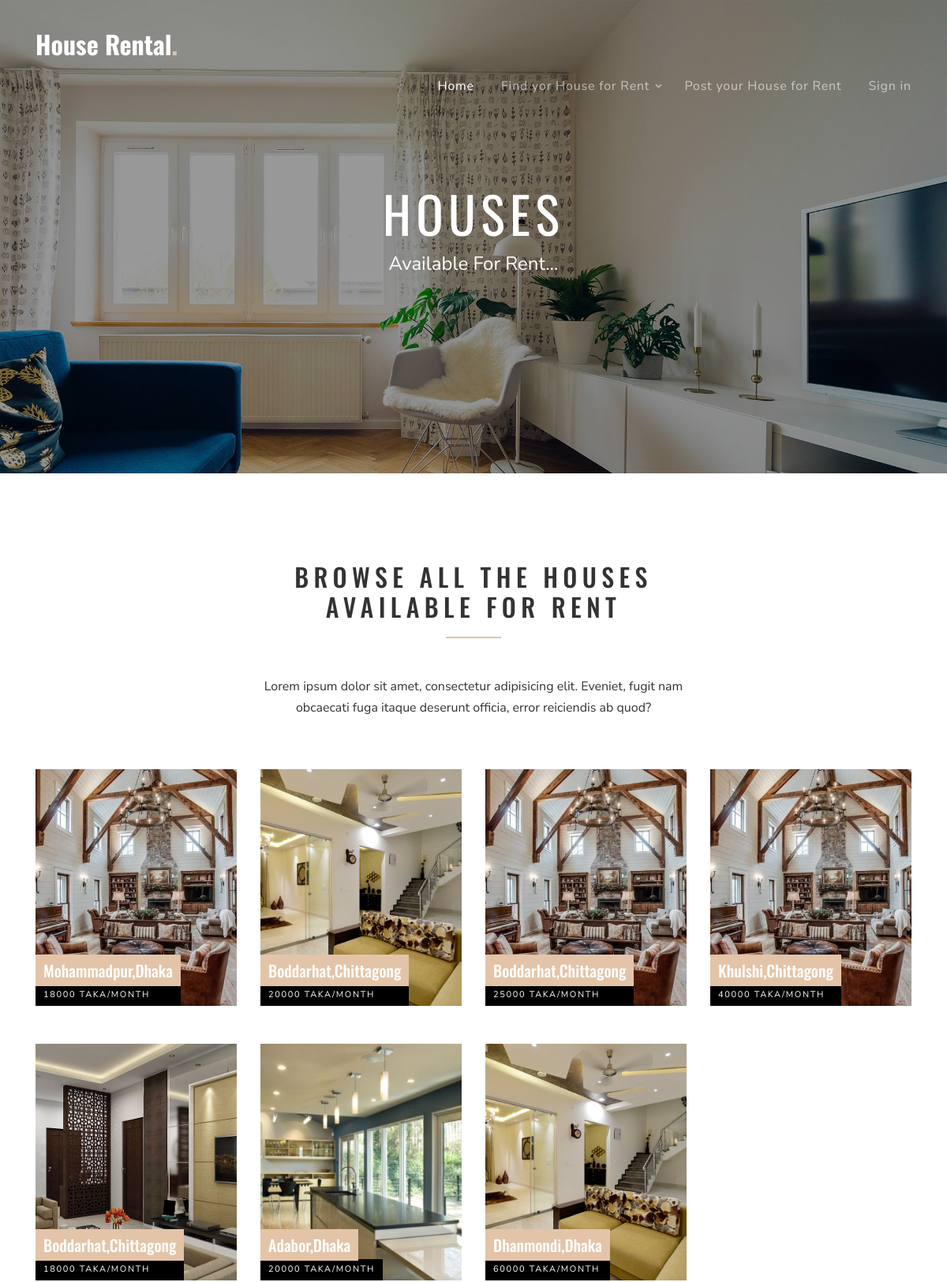
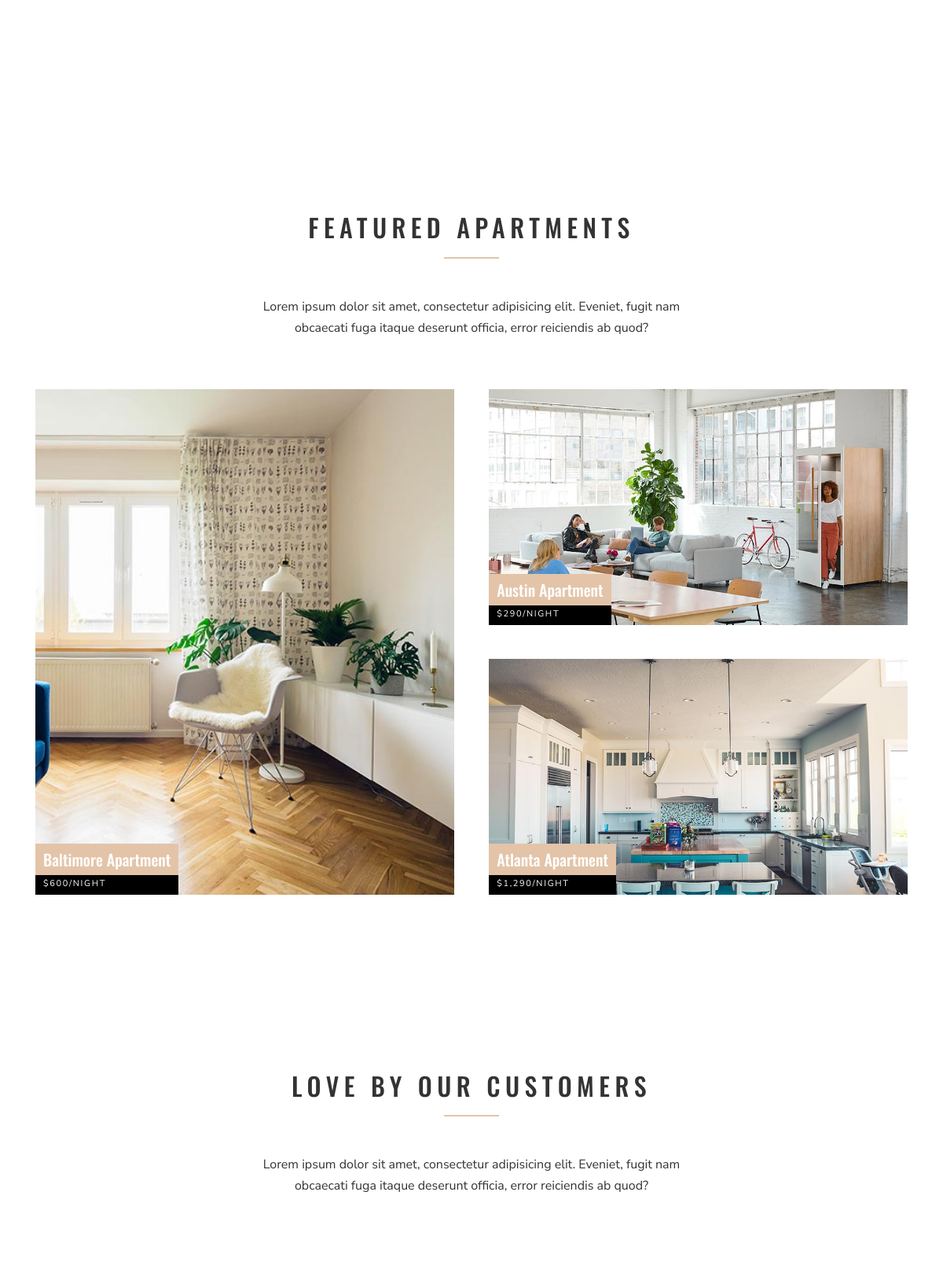
The page /houses.php (upper part) on the database its author committed (2 pictures, top to bottom).
### tables this page shows
CREATE TABLE `house_for_rent` (
  `house_id` int(255) NOT NULL,
  `owner_id` int(255) NOT NULL,
  `size` int(255) NOT NULL,
  `bedrooms` int(255) NOT NULL,
  `livingrooms` varchar(255) NOT NULL,
  `dining` varchar(255) NOT NULL,
  `servant_room` varchar(255) NOT NULL,
  `kitchen` int(255) NOT NULL,
  `parking` varchar(255) NOT NULL,
  `attach_bath` varchar(255) NOT NULL,
  `common_bath` int(255) NOT NULL,
  `balcony` int(255) NOT NULL,
  `floor_type` varchar(255) NOT NULL,
  `Level` varchar(255) NOT NULL,
  `direction` varchar(10) NOT NULL,
  `rent` int(255) NOT NULL,
  `service_charge` int(255) NOT NULL,
  `advance` int(255) NOT NULL,
  `description` varchar(10000) NOT NULL,
  `city` varchar(100) NOT NULL,
  `area` varchar(100) NOT NULL,
  `address` varchar(2555) NOT NULL,
  `renting_status` varchar(10) NOT NULL,
  `img1` varchar(255) NOT NULL,
  `img2` varchar(255) NOT NULL,
  `img3` varchar(255) NOT NULL,
  `img4` varchar(255) NOT NULL,
  `img5` varchar(255) NOT NULL
);

### houses.php (the view, shortened to what this page needs)
<?php
include './includes/header.php';
$sql = "SELECT house_id, img1, rent, city, Area FROM house_for_rent";
$query = mysqli_query($db, $sql);
$result = mysqli_fetch_all($query, MYSQLI_ASSOC);
?>
    <div class="site-blocks-cover inner-page-cover overlay" style="background-image: url('images/hero_bg_1.jpg');"
    data-aos="fade" data-stellar-background-ratio="0.5" data-aos="fade">
    <div class="container">
      <div class="row align-items-center justify-content-center">
        <div class="col-md-7 text-center" data-aos="fade-up" data-aos-delay="400">
          <h1 class="text-white">Houses</h1>
          <p>Available For Rent...</p>
        </div>
      </div>
    </div>
  </div>
    <div class="site-section">
      <div class="container">
        <div class="row">
          <div class="site-section-heading text-center mb-5 w-border col-md-6 mx-auto">
            <h2 class="mb-5">Browse all the Houses available for Rent</h2>
            <p>Lorem ipsum dolor sit amet, consectetur adipisicing elit. Eveniet, fugit nam obcaecati fuga itaque deserunt
              officia, error reiciendis ab quod?</p>
          </div>
        </div>
        <div class="row">
          <?php
          if($result){
          foreach($result as $data ){?>
          <div class="col-md-6 col-lg-3 mb-5" data-aos="fade-up" data-aos-delay="100">
            <a href="house_detail.php?house_id=<?php echo $data['house_id']?>" class="unit-9">
              <div class="image" style="background-image: url('<?php echo "post_house_for_rent/".$data['img1']?>');"></div>
              <div class="unit-9-content">
                <h2><?php echo $data['Area'].",".$data['city'];?></h2>
                <span><?php echo $data['rent']." Taka/Month";?></span>
              </div>
            </a>
          </div>
          <?php
          }
        }
        ?>
        </div>
      </div>
    </div>
    <div class="site-section">
      <div class="container">
        <div class="row">
          <div class="site-section-heading text-center mb-5 w-border col-md-6 mx-auto" data-aos="fade-up">
            <h2 class="mb-5">Featured Apartments</h2>
            <p>Lorem ipsum dolor sit amet, consectetur adipisicing elit. Eveniet, fugit nam obcaecati fuga itaque deserunt officia, error reiciendis ab quod?</p>
          </div>
        </div>
        <div class="site-block-retro d-block d-md-flex">
          <a href="#" class="col1 unit-9 no-height" data-aos="fade-up" data-aos-delay="100">
            <div class="image" style="background-image: url('images/img_2.jpg');"></div>
            <div class="unit-9-content">
              <h2>Baltimore Apartment</h2>
              <span>$600/night</span>
            </div>
          </a>
          <div class="col2 ml-auto">
            <a href="#" class="col2-row1 unit-9 no-height" data-aos="fade-up" data-aos-delay="200">
              <div class="image" style="background-image: url('images/img_3.jpg');"></div>
              <div class="unit-9-content">
                <h2>Austin Apartment</h2>
                <span>$290/night</span>
              </div>
            </a>
            <a href="#" class="col2-row2 unit-9 no-height" data-aos="fade-up" data-aos-delay="300">
              <div class="image" style="background-image: url('images/img_1.jpg');"></div>
              <div class="unit-9-content">
                <h2>Atlanta Apartment</h2>
                <span>$1,290/night</span>
              </div>
            </a>
          </div>
        </div>
      </div>
    </div>
    <div class="site-section block-13">
      <div class="container" data-aos="fade-up">
        <div class="row">
          <div class="site-section-heading text-center mb-5 w-border col-md-6 mx-auto">
            <h2 class="mb-5">Love By Our Customers</h2>
            <p>Lorem ipsum dolor sit amet, consectetur adipisicing elit. Eveniet, fugit nam obcaecati fuga itaque deserunt officia, error reiciendis ab quod?</p>
          </div>
        </div>
        <div class="nonloop-block-13 owl-carousel">
        </div>
      </div>
    </div>
<?php
include './includes/footer.php';
?>

### css/style.css (style rules this page uses)
body { line-height: 1.7; font-weight: 400; font-size: 1rem; color: #333; font-family: "Nunito Sans", -apple-system, BlinkMacSystemFont, "Segoe UI", Roboto, "Helvetica Neue", Arial, sans-serif, "Apple Color Emoji", "Segoe UI Emoji", "Segoe UI Symbol", "Noto Color Emoji"; }
h1, h2, h3, h4, h5, h6 { font-family: 'Oswald', sans-serif; }
a { -webkit-transition: .3s all ease; -o-transition: .3s all ease; transition: .3s all ease; }
.site-section { padding: 3em 0; }
@media (min-width: 768px) { .site-section { padding: 7em 0; } }
.site-blocks-cover { background-size: cover; background-repeat: no-repeat; background-position: top; }
.site-blocks-cover.overlay { position: relative; }
.site-blocks-cover.overlay:before { position: absolute; content: ""; left: 0; bottom: 0; right: 0; top: 0; background: rgba(0, 0, 0, 0.4); }
.site-blocks-cover, .site-blocks-cover .row { min-height: 600px; height: calc(100vh); }
.site-blocks-cover.inner-page-cover, .site-blocks-cover.inner-page-cover .row { min-height: 600px; height: calc(30vh); }
.site-blocks-cover h1 { font-weight: 900; color: #fff; font-size: 4rem; font-weight: normal; letter-spacing: .1em; text-transform: uppercase; }
.site-blocks-cover p { color: #fff; font-size: 1.5rem; line-height: 1.5; }
.block-13, .slide-one-item { position: relative; z-index: 1; }
.padded-multi-line-primary, .unit-9 h2 { display: inline; background: #e3c4a8; -webkit-box-shadow: 10px 0 0 #e3c4a8, 0px 0 0 #e3c4a8; box-shadow: 10px 0 0 #e3c4a8, 0px 0 0 #e3c4a8; }
.padded-multi-line-black, .unit-9 span { display: inline; background: #000; -webkit-box-shadow: 10px 0 0 #000, 0px 0 0 #000; box-shadow: 10px 0 0 #000, 0px 0 0 #000; }
.unit-9 { background-size: cover; background-position: center center; background-repeat: none; height: 300px; position: relative; display: block; overflow: hidden; }
.unit-9 .image { background-size: cover; background-position: center center; -webkit-transition: .3s all ease-in-out; -o-transition: .3s all ease-in-out; transition: .3s all ease-in-out; height: 300px; -webkit-transition: .3s all ease; -o-transition: .3s all ease; transition: .3s all ease; -webkit-transform: scale(1.05); -ms-transform: scale(1.05); transform: scale(1.05); }
.unit-9.no-height { height: auto; }
.unit-9.no-height .image { height: auto; position: absolute; top: 0; left: 0; right: 0; bottom: 0; }
.unit-9 .unit-9-content { -webkit-transition: .3s all ease-in-out; -o-transition: .3s all ease-in-out; transition: .3s all ease-in-out; position: absolute; bottom: 0; }
.unit-9 h2 { padding-left: 10px; padding-top: 5px; padding-bottom: 5px; color: #fff; font-size: 20px; margin-bottom: 0; }
.unit-9 span { background: #000; display: block; color: #fff; padding-left: 10px; padding-top: 4px; padding-bottom: 4px; font-size: 11px; letter-spacing: .15em; text-transform: uppercase; }
.site-section-heading h2 { font-size: 2rem; letter-spacing: .2em; text-transform: uppercase; }
.site-section-heading.w-border h2 { position: relative; padding-bottom: 20px; display: inline-block; }
.site-section-heading.w-border h2:after { position: absolute; content: ""; width: 70px; left: 0; bottom: 0; height: 2px; background: #e3c4a8; }
.site-section-heading.w-border.text-center h2:after { left: 50%; -webkit-transform: translateX(-50%); -ms-transform: translateX(-50%); transform: translateX(-50%); }
.backgroundimg, .site-block-retro .col1, .site-block-retro .col2 > a { background-size: cover; background-position: center center; background-repeat: no-repeat; position: relative; }
.site-block-retro .col1, .site-block-retro .col2 { width: 48%; }
.site-block-retro .col2 > a { display: block; height: 300px; }
.site-block-retro .col2 > a:first-child { margin-bottom: 8%; }

### rows shown on the page
house_for_rent: img1 (picture), area "Mohammadpur", city "Dhaka", rent "18000"
house_for_rent: img1 (picture), area "Boddarhat", city "Chittagong", rent "20000"
house_for_rent: img1 (picture), area "Boddarhat", city "Chittagong", rent "25000"
house_for_rent: img1 (picture), area "Khulshi", city "Chittagong", rent "40000"
house_for_rent: img1 (picture), area "Boddarhat", city "Chittagong", rent "18000"
house_for_rent: img1 (picture), area "Adabor", city "Dhaka", rent "20000"
house_for_rent: img1 (picture), area "Dhanmondi", city "Dhaka", rent "60000"
